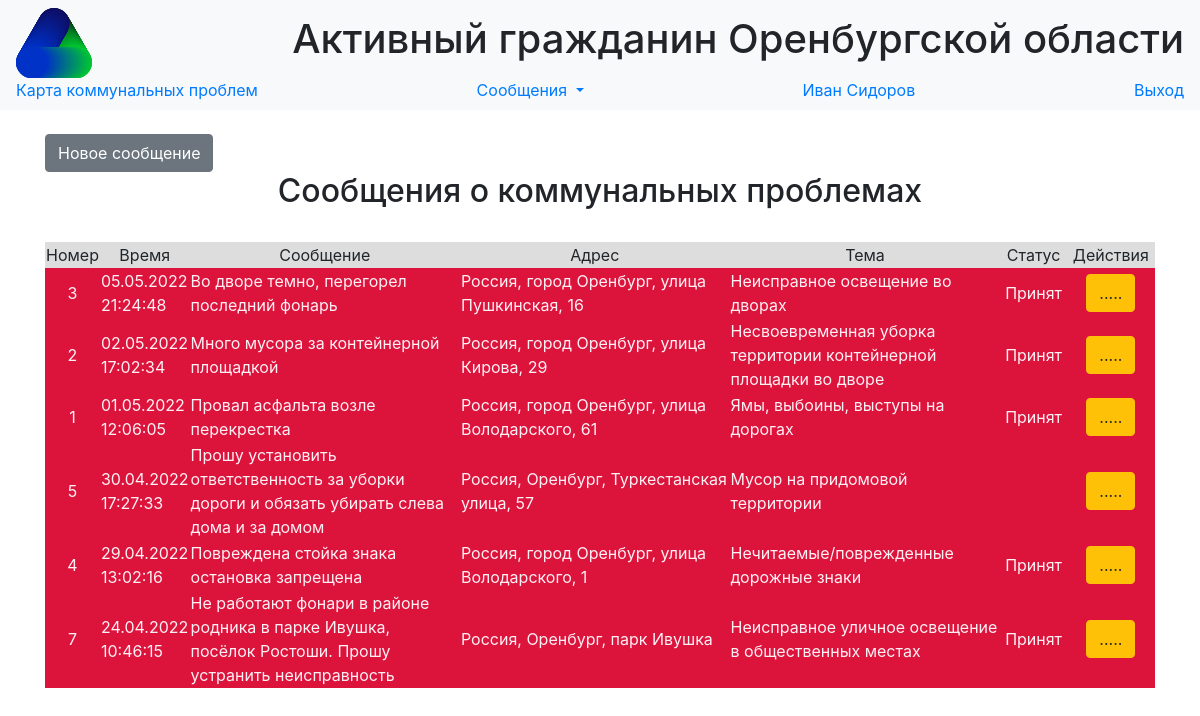
The app's page /calls (signed in), older data.
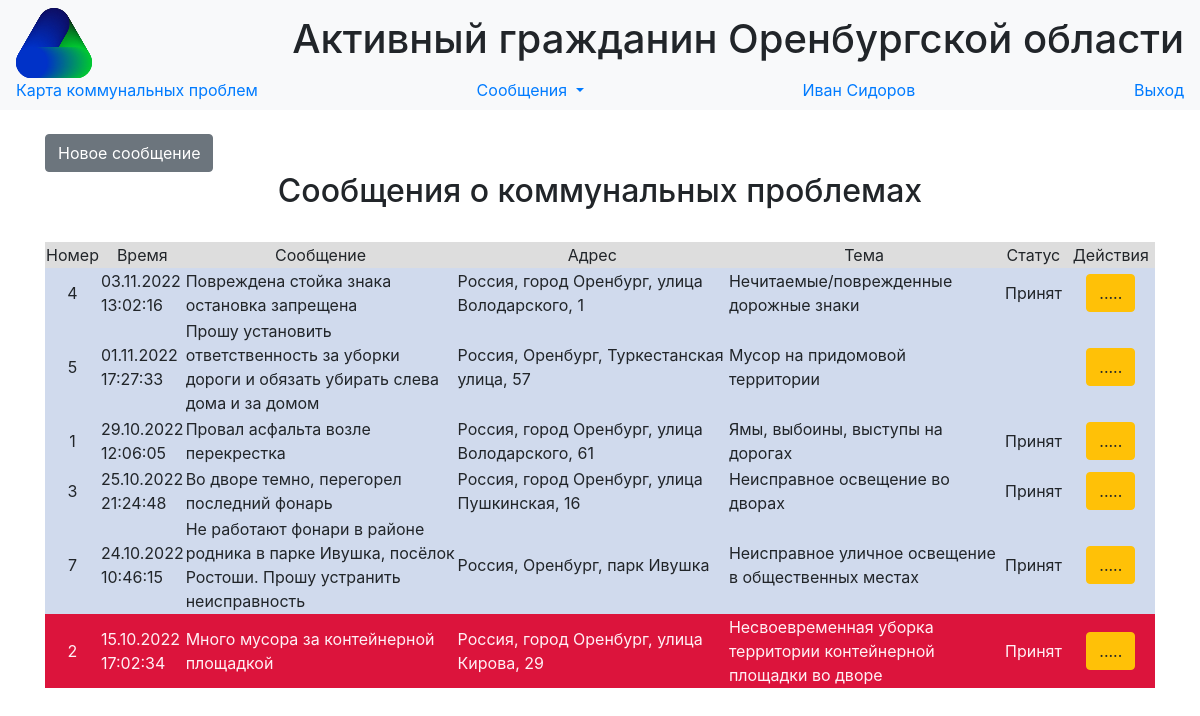
The same page, newer data.
### data/calls.py (models this page shows, shortened)
class Call(SqlAlchemyBase, SerializerMixin):
    __tablename__ = 'calls'
    id = sqlalchemy.Column(sqlalchemy.Integer,
                           primary_key=True, autoincrement=True)
    message = sqlalchemy.Column(sqlalchemy.String, nullable=True)
    address = sqlalchemy.Column(sqlalchemy.String, nullable=True)
    point = sqlalchemy.Column(sqlalchemy.String, nullable=True)
    service = sqlalchemy.Column(sqlalchemy.String, nullable=True)
    status = sqlalchemy.Column(sqlalchemy.String, nullable=True)
    call_time = sqlalchemy.Column(sqlalchemy.DateTime,
                                  default=datetime.datetime.utcnow())
    finish_time = sqlalchemy.Column(sqlalchemy.DateTime,
                                    nullable=True)
    answer = sqlalchemy.Column(sqlalchemy.String, nullable=True)

### main.py (the view)
@app.route('/calls')
@login_required
def calls():
    db_sess = db_session.create_session()
    calls = db_sess.query(Call).order_by(desc(Call.call_time)).all()
    db_sess.commit()
    return render_template('calls.html', calls=calls, time_now=datetime.datetime.today())

### data/db_session.py (called while the page is built)
def create_session() -> Session:
    global __factory
    return __factory()

### main.py (called while the page is built)
@login_manager.user_loader
def load_user(user_id):
    db_sess = db_session.create_session()
    return db_sess.query(User).get(user_id)

### templates/calls.html (shortened to what this page needs)
{% extends "base.html" %}
{% block content %}
{% set STATUSES  = {"received": "Принят", "serviced": "Выполняется", "finished":  "Завершен"} %}
<br>
{% if current_user.is_authenticated %}
    <a href="/add_call" class="btn btn-secondary">Новое сообщение</a>
{% endif %}
<br>
<h2 align="center">Сообщения о коммунальных проблемах</h2>
<br>
<div class="table_container">
    <table class="my_table">
        <tr class="my_row">
            <td class="title" width="2%" bgcolor="#dddddd" align="center">Номер</td>
            <td class="title" width="5%" bgcolor="#dddddd" align="center">Время</td>
            <td class="title" width="25%" bgcolor="#dddddd" align="center">Сообщение</td>
            <td class="title" width="25%" bgcolor="#dddddd" align="center">Адрес</td>
            <td class="title" width="25%" bgcolor="#dddddd" align="center">Тема</td>
            <td class="title" width="6%" bgcolor="#dddddd" align="center">Статус</td>
            <td class="title" width="8%" bgcolor="#dddddd" align="center">Действия</td>
        </tr>
        {% for call in calls %}
            {% if (time_now - call.call_time).days >= 10 and call.status != "finished" %}
                {%  set color = "#dc143c" %}
                {% set text_color = "#FFF0F5" %}
            {% else %}
                {% set color = "#d0daed"  %}
                {% set text_color = "ffffff" %}
            {% endif %}
        <tr class="my_row">
            <td class="ordinary" bgcolor ={{color}} align="center" style="color:{{text_color}}">{{ call.id }}</td>
            <td class="ordinary" bgcolor ={{color}} style="color:{{text_color}}">{{ moment(call.call_time).format("DD.MM.YYYY HH:mm:ss") }}</td>
            <td class="ordinary" bgcolor ={{color}} style="color:{{text_color}}">{{ call.message }}</td>
            <td class="ordinary" bgcolor ={{color}} style="color:{{text_color}}">
                <span class="ymaps-geolink">
                        {{ call.address }}
                </span>
            </td>
            <td class="ordinary" bgcolor ={{color}} style="color:{{text_color}}">
                {{ call.service }}
            </td>
            <td class="ordinary" bgcolor ={{color}} align="center" style="color:{{text_color}}">{{ STATUSES[call.status] }}</td>
            <td class="ordinary" bgcolor ={{color}} align="center" style="color:{{text_color}}">
                {% if current_user.is_authenticated %}
                <div>       <a href="/calls/{{ call.id }}" class="btn btn-warning">.....</a>
                </div>
                {% endif %}
            </td>
        </tr>
        {% endfor %}
    </table>
</div>
{% endblock %}

Row changes from the older to the newer data that the page shows:
changed Call "Повреждена стойка знака остановка запрещена": call_time "29.04.2022 13:02:16" → "03.11.2022 13:02:16"; moves up the list
changed Call "Россия, Оренбург, Туркестанская улица, 57": call_time "30.04.2022 17:27:33" → "01.11.2022 17:27:33"; moves up the list
changed Call "Провал асфальта возле перекрестка": call_time "01.05.2022 12:06:05" → "29.10.2022 12:06:05"; moves down the list
changed Call "Во дворе темно, перегорел последний фонарь": call_time "05.05.2022 21:24:48" → "25.10.2022 21:24:48"
changed Call "Россия, Оренбург, парк Ивушка": call_time "24.04.2022 10:46:15" → "24.10.2022 10:46:15"; moves up the list
changed Call "Много мусора за контейнерной площадкой": call_time "02.05.2022 17:02:34" → "15.10.2022 17:02:34"
